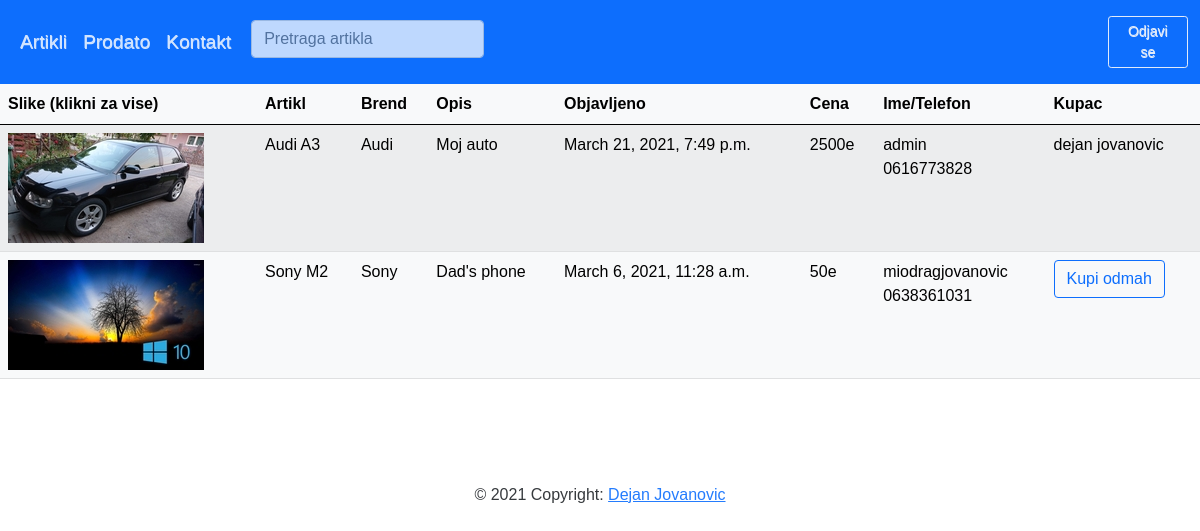
The app's page / (signed in), older data.
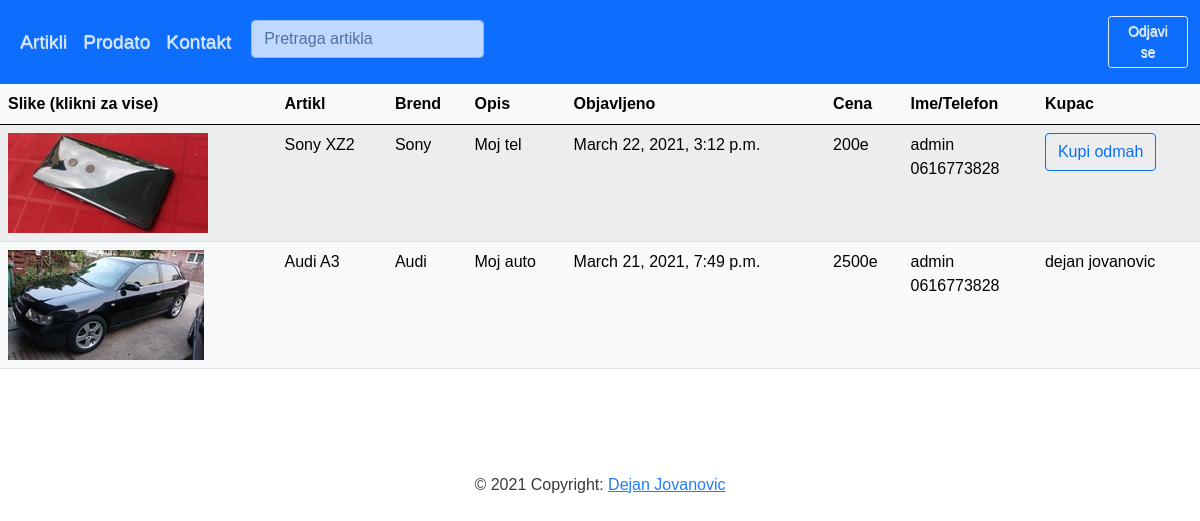
The same page, newer data.
### shop_app/models.py (models this page shows, shortened)
class ProductName(models.Model):
    user =                  models.ForeignKey(User, on_delete=models.CASCADE)
    id =                    models.UUIDField(primary_key=True, default=uuid.uuid4)
    product_name =          models.CharField(max_length=200)
    product_description =   models.TextField(max_length=500)
    date_posted =           models.DateTimeField(auto_now_add=True)
    ad_image =              ResizedImageField(size=[200,110], quality=100, upload_to='pictures', blank=True, null=True)
    product_picture_1 =     ResizedImageField(quality=100, upload_to='pictures', blank=True, null=True)
    product_picture_2 =     ResizedImageField(quality=100, upload_to='pictures', blank=True, null=True)
    product_picture_3 =     ResizedImageField(quality=100, upload_to='pictures', blank=True, null=True)
    product_picture_4 =     ResizedImageField(quality=100, upload_to='pictures', blank=True, null=True)
    product_picture_5 =     ResizedImageField(quality=100, upload_to='pictures', blank=True, null=True)
    product_picture_6 =     ResizedImageField(quality=100, upload_to='pictures', blank=True, null=True)
    product_price =         models.IntegerField(default='0', null=True, blank=False)
    phone =                 models.CharField(max_length=20)
    product_brand =         models.ForeignKey('Brand', on_delete=models.CASCADE, blank=True, null=True)
    class Meta:
        ordering = ['-date_posted']

class Brand(models.Model):
    brand_name =        models.CharField(max_length=255, help_text='Product name')
    brand_category =    models.ForeignKey('Category', on_delete=models.CASCADE, null=True)
    def __str__(self):
        return self.brand_name
    class Meta:
        ordering = ['brand_name']

class Buyer(models.Model):
    first_name =    models.CharField(max_length=200)
    last_name =     models.CharField(max_length=200)
    email =         models.EmailField()
    phone =         models.CharField(max_length=20)
    address =       models.TextField(max_length=100)
    note =          models.TextField(max_length=300, blank=True, null=True)
    date_buyed =    models.DateTimeField(auto_now_add=True)
    buyed_item =    models.OneToOneField('ProductName', on_delete=models.SET_NULL, null=True, blank=False)
    class Meta:
        ordering = ['-date_buyed']

### shop_app/views.py (the view)
# urls.py: path('', views.product, name='product'),
def product(request):
    products = ProductName.objects.all()
    buyers = Buyer.objects.all()
    return render(request, 'productname_list.html', {'products': products, 'buyers': buyers})

### shop_app/templates/productname_list.html (shortened to what this page needs)
{% extends 'base.html' %}
{% block content %}
{% if user.is_authenticated %}
<table class="table table-light table-striped table-hover">
    <thead class="thead-dark">
        <tr>
            <th scope="col"> Slike (klikni za vise) </th>
            <th scope="col"> Artikl </th>
            <th scope="col"> Brend </th>
            <th scope="col"> Opis </th>
            <th scope="col"> Objavljeno </th>
            <th scope="col"> Cena </th>
            <th scope="col"> Ime/Telefon </th>
            <th scope="col"> Kupac </th>
        </tr>
    </thead>
    <tbody>
    {% for page in products %}
        <tr>
            <td>
            {% if page.ad_image %}
                <a href="{% url 'images_detailview' page.pk %}"><img src="{{ page.ad_image.url }}"></a>
            {% else %}
                No Image
<!--                 {% if request.user == page.user %}
                    <a href="{% url 'update_item' page.pk %}" class="btn btn-sm"> Edit </a>
                    <a href="{% url 'delete_item' page.pk %}" class="btn btn-sm"> Delete </a>
                {% endif %} -->
            {% endif %}
            </td>
            <td>{{ page.product_name }} </td>
            <td> {{ page.product_brand }} </td>
            <td> {{ page.product_description }} </td>
            <td> {{ page.date_posted }} </td>
            <td> {{ page.product_price }}e </td>
            <td> {{ page.user }} <br> {{ page.phone }} </td>
            <td>
                    {% if page.buyer %}
                        {{ buyer.first_name }} {{ buyer.last_name }}
                    {% else %}
                        <a href="{% url 'buyer-createview' %}" class="btn btn-outline-primary"> Kupi odmah </a>
                    {% endif %}
            </td>
        </tr>
    {% endfor %}
    </tbody>
</table>
{% endif %}
{% endblock %}

### shop_app/templates/base.html (shortened to what this page needs)
{% load static %}
<!doctype html>
<html lang="en">
<head>
  <link href="https://cdn.jsdelivr.net/npm/bootstrap@5.0.0-beta1/dist/css/bootstrap.min.css" rel="stylesheet">
  <link rel="stylesheet" type="text/css" href="{% static 'shop_app/css/styles.css' %}">
{% if user.is_authenticated %}
<nav class="navbar navbar-expand-lg navbar-dark bg-primary">
    <div class="container-fluid">
      <div class="collapse navbar-collapse" id="navbarSupportedContent">
        <ul class="navbar-nav me-auto mb-2 mb-lg-0">
          <li class="nav-item">
            <a class="nav-link active" aria-current="page" href="{% url 'product' %}"> Artikli </a>
          </li>
           <li class="nav-item">
            <a class="nav-link active" aria-current="page" href="{% url 'buyer' %}"> Prodato </a>
          </li>
          <li class="nav-item">
            <a class="nav-link active" aria-current="page" href="{% url 'contact_list' %}"> Kontakt </a>
          </li>
        <div class="container">
          <form class="form-inline" method="POST" action="{% url 'search' %}">
            <input class="form-control mr-sm-2" type="search" placeholder="Pretraga artikla" aria-label="Search" name="search">
          </form>
        </div>
      </div>
      <nav class="navbar bg-primary" style="float:right;">
        <a class="btn btn-sm btn-outline-light" href="{% url 'logout' %}"> Odjavi se </a>
      </nav>
    </div>
  </nav>
{% endif %}
</head>
<body>
<center>
  {% block content %}{% endblock %}
</center>
</body>
<br><br><br>
  <footer class="page-footer font-small blue">
  <div class="footer-copyright text-center py-3">© 2021 Copyright:
  	<a href="https://www.linkedin.com/in/dejan-jovanovic-0341b519a/"> Dejan Jovanovic </a>
  </div>
  </footer>
</html>

### shop_app/static/shop_app/css/styles.css (style rules this page uses)
nav a { margin: 0px; font-size: 1.2em; text-shadow: 0.5px 0.5px; word-spacing: 10px; }
body { background-color: white; padding: 0px; font-family: Arial, Helvetica, sans-serif; }
img { opacity: 1.0; }
div { opacity: 0.9; }

Row changes from the older to the newer data that the page shows:
removed ProductName: ad_image (picture), product_name "Sony M2", product_brand "Sony", product_description "Dad's phone", date_posted "March 6, 2021, 11:28 a.m.", product_price "50", user "miodragjovanovic", phone "0638361031", Buyer (shows "Kupi odmah")
added ProductName: ad_image (picture), product_name "Sony XZ2", product_brand "Sony", product_description "Moj tel", date_posted "March 22, 2021, 3:12 p.m.", product_price "200", user "admin", phone "0616773828", Buyer (shows "Kupi odmah")
